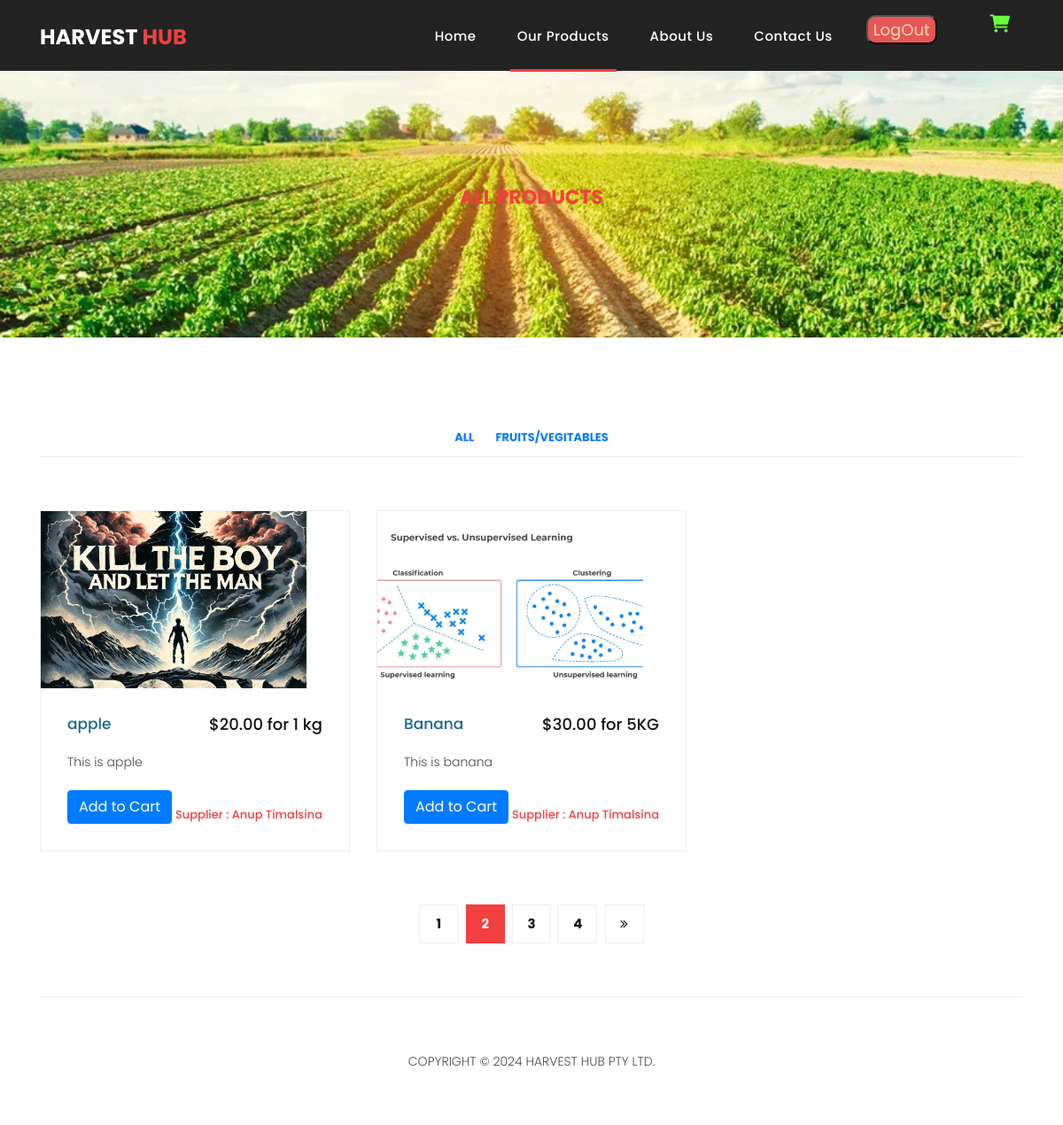
Before: /products/ with the older database file.
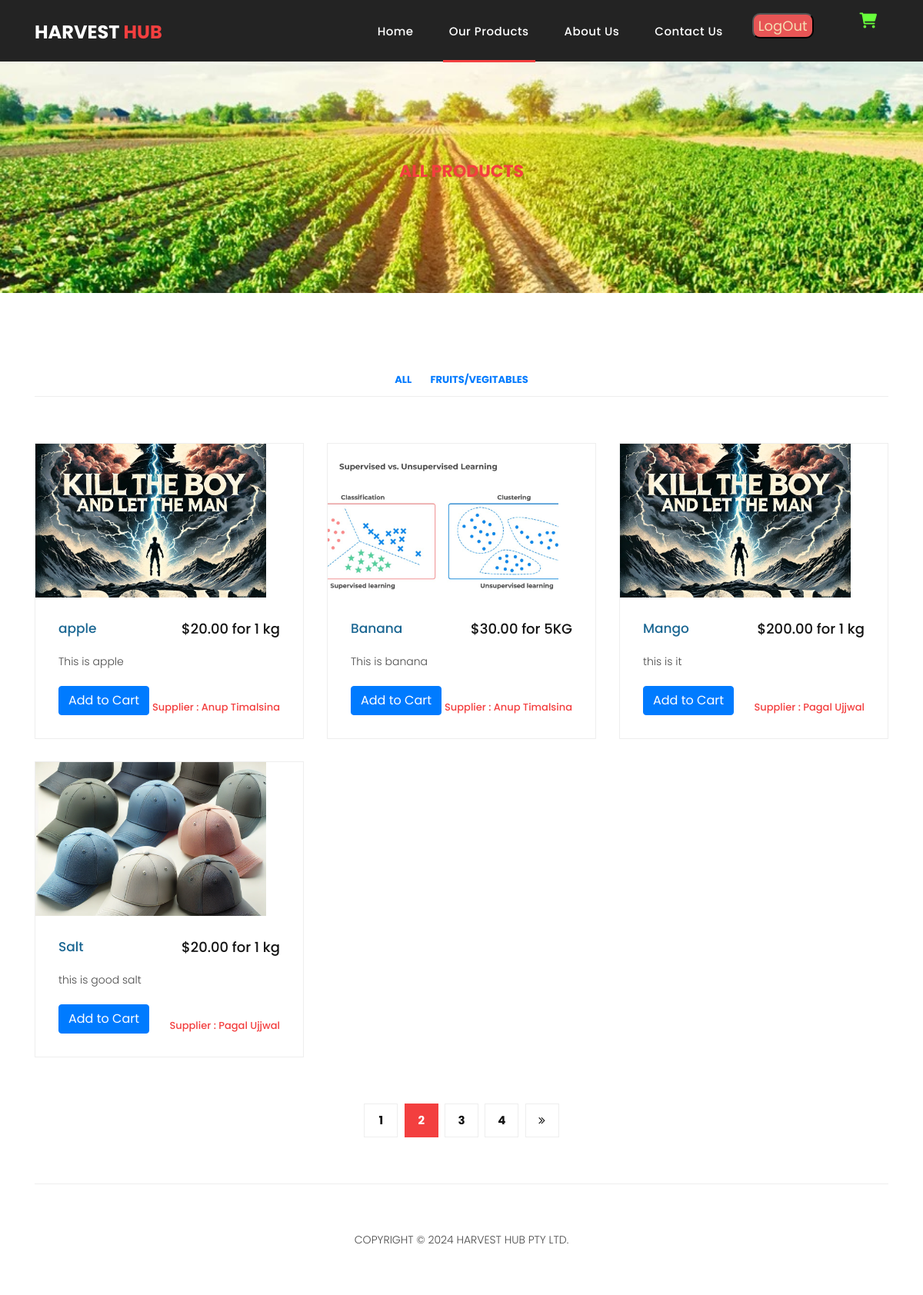
After: the same page with the newer database file.
### base/models.py (models this page shows, shortened)
class Category(models.Model):
    categoryName = models.CharField(max_length = 50 , unique = True)

class Product(models.Model):
    price = models.DecimalField(max_digits=10, decimal_places=2)  # e.g., $99999999.99
    quantity = models.CharField(max_length = 10, null= False , blank = False)  # Track available stock
    category = models.ForeignKey(Category, on_delete  = models.CASCADE, null = True)
    productName = models.CharField(max_length = 100, null = False)
    image = models.ImageField(null = True, upload_to='products_img/')
    description = models.CharField(max_length = 500, null = True )
    location  = models.CharField(max_length = 200 , null = True)
    updated = models.DateTimeField(auto_now = True)
    created = models.DateTimeField(auto_now_add = True)
    supplier = models.ForeignKey(User, on_delete=models.CASCADE, limit_choices_to={'role': 'supplier'})

class User(AbstractUser):
    CUSTOMER = 'customer'
    SUPPLIER = 'supplier'
    ROLE_CHOICES = [(CUSTOMER, 'Customer'),
                    (SUPPLIER, 'Supplier')]
    fullname = models.CharField(max_length = 100)
    email = models.EmailField(null = False, unique = True)
    bio = models.TextField(null = True, blank = True )
    avatar =models.ImageField(null = True, default= 'avatar.svg', blank = True,upload_to='avatar_img/' )
    role = models.CharField(max_length = 10, choices = ROLE_CHOICES, default = CUSTOMER)
    groups = models.ManyToManyField(Group, related_name='custom_user_set', blank=True)
    user_permissions = models.ManyToManyField(Permission, related_name='custom_user_permissions_set', blank=True)

### base/views.py (the view)
# urls.py: path('products/', ProductsView.as_view(), name='products'),
class ProductsView(ListView):
    model = Product
    template_name = 'products.html'  # Your template for the products page
    context_object_name = 'products'
    def get_context_data(self, **kwargs):
        context = super().get_context_data(**kwargs)
        context['categories'] = Category.objects.all()
        return context
    def get_queryset(self):
        category_id = self.request.GET.get('category', None)
        if category_id:
            return Product.objects.filter(category_id=category_id)
        return Product.objects.all()

### base/context_processors.py (called while the page is built)
def cart_items(request):
    if request.user.is_authenticated:
        cart_items_count = Cart.objects.filter(user=request.user).count()  # Get the count of items
    else:
        cart_items_count = 0
    return {
        'cart_items_count': cart_items_count  # Make sure this is what you're passing to the template
    }

### base/templates/products.html (shortened to what this page needs)
{% extends 'main.html' %}
{%load static%}
{% block banner %}
    <div class="page-heading header-text" style = "background-image:url(cover.jpeg);">
      <div class="container">
        <div class="row">
          <div class="col-md-12">
            <div class="text-content">
              <h4>All Products</h4>
            </div>
          </div>
        </div>
      </div>
    </div>
    <div class="products">
      <div class="container">
        <div class="row">
          <div class="col-md-12">
            <div class="filters">
              <ul>
                <li><a href="?category=">All</a></li>
                {% for category in categories %}
                    <li><a href="?category={{ category.id }}">{{ category.categoryName }}</a></li>
                {% empty %}
                    <li>No categories found</li>
                {% endfor %}
              </ul>
            </div>
          </div>
          <div class="col-md-12">
            <div class="filters-content">
                <div class="row grid">
                  {% for product in products %}
                    <div class="col-lg-4 col-md-4 all des">
                      <div class="product-item">
                        <a href="#"><img src="{{ product.image.url }}" alt=""  style="width: 300px; height: 200px; object-fit: cover;"></a>
                        <div class="down-content">
                          <a href="#"><h4>{{ product.productName }}</h4></a>
                          <h6>${{ product.price }} for {{product.quantity}}</h6>
                          <p>{{ product.description }}</p>
                          <span>Supplier : {{product.supplier.fullname}}</span>
                          <form method="post" action="{% url 'add_to_cart' product.id %}">
                            <button type="submit" class="btn btn-primary">Add to Cart</button>
                        </form>
                        </div>
                      </div>
                    </div>
                    {% endfor %}
                </div>
            </div>
          </div>
          <div class="col-md-12">
            <ul class="pages">
              <li><a href="#">1</a></li>
              <li class="active"><a href="#">2</a></li>
              <li><a href="#">3</a></li>
              <li><a href="#">4</a></li>
              <li><a href="#"><i class="fa fa-angle-double-right"></i></a></li>
            </ul>
          </div>
        </div>
      </div>
    </div>
    {% include 'footer.html'%}
  {% endblock %}

### templates/main.html (shortened to what this page needs)
{%load static%}
<!DOCTYPE html>
<html lang="en">
  <head>
    <link href="https://cdnjs.cloudflare.com/ajax/libs/font-awesome/6.0.0-beta3/css/all.min.css" rel="stylesheet">
    <link href="{% static 'vendor/bootstrap/css/bootstrap.min.css' %}" rel="stylesheet">
    <link rel="stylesheet" href="{% static 'assets/css/fontawesome.css' %}">
    <link rel="stylesheet" href="{% static 'assets/css/templatemo-sixteen.css' %}">
    <link rel="stylesheet" href="{% static 'assets/css/owl.css' %}">
  </head>
  <body>
    {% include 'navbar.html' %}
    {% block banner %}{% endblock %}
  </body>
</html>

### templates/navbar.html (shortened to what this page needs)
{%load static%}
    <header class="">
      <nav class="navbar navbar-expand-lg">
        <div class="container">
          <a class="navbar-brand" href="{% url 'home' %}"><h2>Harvest <em>Hub</em></h2></a>
          <div class="collapse navbar-collapse" id="navbarResponsive">
            <ul class="navbar-nav ml-auto">
              <li class="nav-item  {% if request.resolver_match.url_name == 'home' %}active{% endif %}">
                <a class="nav-link" href="{% url 'home' %}">Home
                </a>
              </li>
              <li class="nav-item  {% if request.resolver_match.url_name == 'products' %}active{% endif %}">
                <a class="nav-link" href="{% url 'products' %}">Our Products</a>
              </li>
              <li class="nav-item">
                <a class="nav-link" href="#about-us">About Us</a>
              </li>
              <li class="nav-item">
                <a class="nav-link" href="#contact-us">Contact Us</a>
              </li>
              <li class="nav-item">
              <form method="post" action="{% url 'logout' %}">
                <button style="font-size: large; color: wheat; border-radius: 10px; background-color: #e75555;" type="submit">LogOut</button>
            </form>
        </li>
        <li class="nav-item">
            <a href="/cart">
                <i class="fa-solid fa-cart-shopping" style="font-size: 20px; color: #68ff3b;"></i>
            </a>
        </li>
            </ul>
          </div>
        </div>
      </nav>
    </header>

### base/templates/footer.html
<footer>
    <div class="container">
      <div class="row">
        <div class="col-md-12">
          <div class="inner-content">
            <p>Copyright &copy; 2024 Harvest Hub PTY LTD.
          </div>
        </div>
      </div>
    </div>
  </footer>

### base/static/assets/css/templatemo-sixteen.css (style rules this page uses)
body { font-family: 'Poppins', sans-serif; overflow-x: hidden; text-rendering: optimizeLegibility; -webkit-font-smoothing: antialiased; -moz-osx-font-smoothing: grayscale; }
p { margin-bottom: 0px; font-size: 14px; font-weight: 300; color: #4a4a4a; line-height: 24px; }
a { text-decoration: none!important; }
ul { padding: 0; margin: 0; list-style: none; }
h1,h2,h3,h4,h5,h6 { margin: 0px; }
.page-heading { padding: 210px 0px 130px 0px; text-align: center; background-position: center center; background-repeat: no-repeat; background-size: cover; }
.page-heading .text-content h4 { color: #f33f3f; font-size: 22px; text-transform: uppercase; font-weight: 700; margin-bottom: 15px; }
header { position: absolute; z-index: 99999; width: 100%; height: 80px; background-color: #232323; -webkit-transition: all 0.3s ease-in-out 0s; -moz-transition: all 0.3s ease-in-out 0s; -o-transition: all 0.3s ease-in-out 0s; transition: all 0.3s ease-in-out 0s; }
header .navbar { padding: 17px 0px; }
.navbar .navbar-brand { float: left; margin-top: -12px; outline: none; }
.navbar .navbar-brand h2 { color: #fff; text-transform: uppercase; font-size: 24px; font-weight: 700; -webkit-transition: all .3s ease 0s; -moz-transition: all .3s ease 0s; -o-transition: all .3s ease 0s; transition: all .3s ease 0s; }
.navbar .navbar-brand h2 em { font-style: normal; color: #f33f3f; }
#navbarResponsive { z-index: 999; }
.navbar-collapse { text-align: center; }
.navbar .navbar-nav .nav-item { margin: 0px 15px; }
.navbar .navbar-nav a.nav-link { text-transform: capitalize; font-size: 15px; font-weight: 500; letter-spacing: 0.5px; color: #fff; transition: all 0.5s; margin-top: 5px; }
.navbar .navbar-nav .nav-link:hover, .navbar .navbar-nav .active>.nav-link, .navbar .navbar-nav .nav-link.active, .navbar .navbar-nav .nav-link.show, .navbar .navbar-nav .show>.nav-link { color: #fff; padding-bottom: 25px; border-bottom: 3px solid #f33f3f; }
.product-item { border: 1px solid #eee; margin-bottom: 30px; }
.product-item .down-content { padding: 30px; position: relative; }
.product-item img { width: 100%; overflow: hidden; }
.product-item .down-content h4 { font-size: 17px; color: #1a6692; margin-bottom: 20px; }
.product-item .down-content h6 { position: absolute; top: 30px; right: 30px; font-size: 18px; color: #121212; }
.product-item .down-content p { margin-bottom: 20px; }
.product-item .down-content span { position: absolute; right: 30px; bottom: 30px; font-size: 13px; color: #f33f3f; font-weight: 500; }
footer { text-align: center; }
footer .inner-content { border-top: 1px solid #eee; margin-top: 60px; padding: 60px 0px; }
footer .inner-content p { text-transform: uppercase; }
.products { margin-top: 100px; }
.products .filters { text-align: center; border-bottom: 1px solid #eee; padding-bottom: 10px; margin-bottom: 60px; }
.products .filters li { text-transform: uppercase; font-size: 13px; font-weight: 700; color: #121212; display: inline-block; margin: 0px 10px; transition: all .3s; cursor: pointer; }
.products ul.pages { margin-top: 30px; text-align: center; }
.products ul.pages li { display: inline-block; margin: 0px 2px; }
.products ul.pages li a { width: 44px; height: 44px; display: inline-block; line-height: 42px; border: 1px solid #eee; font-size: 15px; font-weight: 700; color: #121212; transition: all .3s; }
.products ul.pages li a:hover, .products ul.pages li.active a { background-color: #f33f3f; border-color: #f33f3f; color: #fff; }

Changed rows visible on the page:
added Product: image (picture), productName "Mango", price "200.00", quantity "1 kg", description "this is it", supplier.fullname "Pagal Ujjwal"
added Product: image (picture), productName "Salt", price "20.00", quantity "1 kg", description "this is good salt", supplier.fullname "Pagal Ujjwal"
